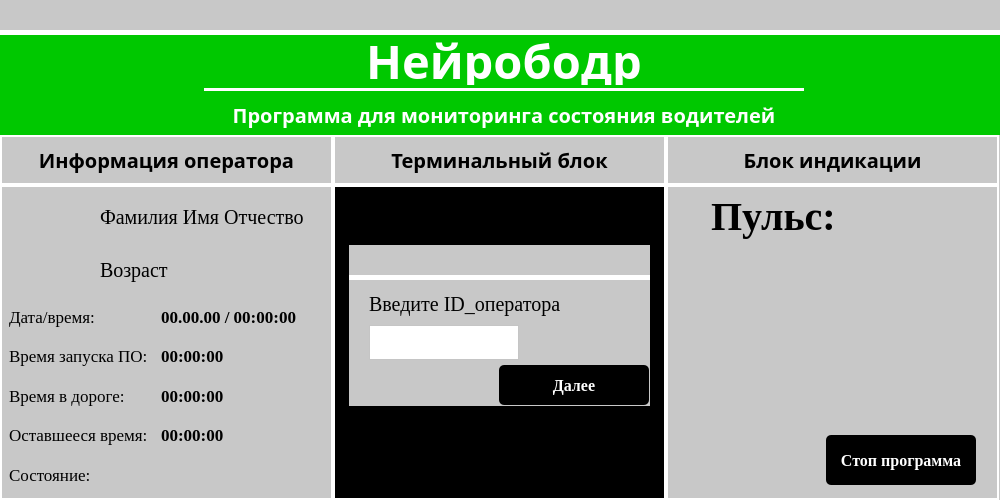
<?xml version="1.0" encoding="UTF-8"?>
<ui version="4.0">
 <class>MainWindow</class>
 <widget class="QMainWindow" name="MainWindow">
  <property name="geometry">
   <rect>
    <x>0</x>
    <y>0</y>
    <width>1000</width>
    <height>500</height>
   </rect>
  </property>
  <property name="windowTitle">
   <string>MainWindow</string>
  </property>
  <widget class="QWidget" name="centralwidget">
   <layout class="QVBoxLayout" name="verticalLayout">
    <property name="spacing">
     <number>0</number>
    </property>
    <property name="leftMargin">
     <number>0</number>
    </property>
    <property name="topMargin">
     <number>0</number>
    </property>
    <property name="rightMargin">
     <number>0</number>
    </property>
    <property name="bottomMargin">
     <number>0</number>
    </property>
    <item>
     <widget class="QWidget" name="widget" native="true">
      <property name="minimumSize">
       <size>
        <width>0</width>
        <height>35</height>
       </size>
      </property>
      <property name="maximumSize">
       <size>
        <width>16777215</width>
        <height>35</height>
       </size>
      </property>
      <property name="styleSheet">
       <string notr="true">* {background-color: rgb(200,200,200);} #widget { border-bottom: 5px solid white}</string>
      </property>
      <layout class="QGridLayout" name="gridLayout">
       <property name="leftMargin">
        <number>965</number>
       </property>
       <property name="topMargin">
        <number>0</number>
       </property>
       <property name="rightMargin">
        <number>0</number>
       </property>
       <property name="bottomMargin">
        <number>5</number>
       </property>
       <property name="spacing">
        <number>0</number>
       </property>
       <item row="0" column="0">
        <widget class="QLabel" name="close">
         <property name="minimumSize">
          <size>
           <width>30</width>
           <height>30</height>
          </size>
         </property>
         <property name="maximumSize">
          <size>
           <width>30</width>
           <height>30</height>
          </size>
         </property>
         <property name="text">
          <string/>
         </property>
         <property name="pixmap">
          <pixmap>../photos/nook.png</pixmap>
         </property>
         <property name="scaledContents">
          <bool>true</bool>
         </property>
        </widget>
       </item>
      </layout>
     </widget>
    </item>
    <item>
     <widget class="QWidget" name="widget_2" native="true">
      <property name="styleSheet">
       <string notr="true">background-color: rgb(200,200,200)</string>
      </property>
      <layout class="QVBoxLayout" name="verticalLayout_2">
       <property name="spacing">
        <number>0</number>
       </property>
       <property name="leftMargin">
        <number>0</number>
       </property>
       <property name="topMargin">
        <number>0</number>
       </property>
       <property name="rightMargin">
        <number>0</number>
       </property>
       <property name="bottomMargin">
        <number>0</number>
       </property>
       <item>
        <widget class="QWidget" name="widget_3" native="true">
         <property name="minimumSize">
          <size>
           <width>0</width>
           <height>100</height>
          </size>
         </property>
         <property name="maximumSize">
          <size>
           <width>16777215</width>
           <height>100</height>
          </size>
         </property>
         <property name="styleSheet">
          <string notr="true">background-color: rgb(0,200,0)</string>
         </property>
         <layout class="QGridLayout" name="gridLayout_12">
          <property name="topMargin">
           <number>0</number>
          </property>
          <property name="rightMargin">
           <number>0</number>
          </property>
          <property name="bottomMargin">
           <number>0</number>
          </property>
          <property name="spacing">
           <number>0</number>
          </property>
          <item row="0" column="0">
           <layout class="QGridLayout" name="gridLayout_6">
            <property name="horizontalSpacing">
             <number>0</number>
            </property>
            <property name="verticalSpacing">
             <number>3</number>
            </property>
            <item row="2" column="0">
             <widget class="QLabel" name="label_4">
              <property name="font">
               <font>
                <family>Jura</family>
                <pointsize>15</pointsize>
                <weight>75</weight>
                <bold>true</bold>
               </font>
              </property>
              <property name="styleSheet">
               <string notr="true">color: white</string>
              </property>
              <property name="text">
               <string>Программа для мониторинга состояния водителей</string>
              </property>
              <property name="scaledContents">
               <bool>false</bool>
              </property>
              <property name="alignment">
               <set>Qt::AlignCenter</set>
              </property>
              <property name="wordWrap">
               <bool>true</bool>
              </property>
             </widget>
            </item>
            <item row="1" column="0">
             <widget class="QWidget" name="widget_11" native="true">
              <property name="minimumSize">
               <size>
                <width>600</width>
                <height>3</height>
               </size>
              </property>
              <property name="maximumSize">
               <size>
                <width>600</width>
                <height>3</height>
               </size>
              </property>
              <property name="styleSheet">
               <string notr="true">background-color: white</string>
              </property>
             </widget>
            </item>
            <item row="0" column="0">
             <widget class="QLabel" name="label_5">
              <property name="minimumSize">
               <size>
                <width>0</width>
                <height>50</height>
               </size>
              </property>
              <property name="maximumSize">
               <size>
                <width>16777215</width>
                <height>50</height>
               </size>
              </property>
              <property name="font">
               <font>
                <family>Jura</family>
                <pointsize>35</pointsize>
                <weight>75</weight>
                <bold>true</bold>
               </font>
              </property>
              <property name="styleSheet">
               <string notr="true">color: white</string>
              </property>
              <property name="text">
               <string>Нейрободр</string>
              </property>
              <property name="scaledContents">
               <bool>false</bool>
              </property>
              <property name="alignment">
               <set>Qt::AlignCenter</set>
              </property>
              <property name="wordWrap">
               <bool>true</bool>
              </property>
             </widget>
            </item>
           </layout>
          </item>
         </layout>
        </widget>
       </item>
       <item>
        <widget class="QWidget" name="widget_4" native="true">
         <layout class="QGridLayout" name="gridLayout_2">
          <property name="leftMargin">
           <number>0</number>
          </property>
          <property name="topMargin">
           <number>0</number>
          </property>
          <property name="rightMargin">
           <number>0</number>
          </property>
          <property name="bottomMargin">
           <number>0</number>
          </property>
          <property name="spacing">
           <number>0</number>
          </property>
          <item row="0" column="1">
           <widget class="QWidget" name="widget_6" native="true">
            <property name="styleSheet">
             <string notr="true">#widget_6 {border: 2px solid white}</string>
            </property>
            <layout class="QGridLayout" name="gridLayout_4">
             <item row="0" column="0">
              <widget class="QLabel" name="label_2">
               <property name="font">
                <font>
                 <family>Jura</family>
                 <pointsize>15</pointsize>
                 <weight>75</weight>
                 <bold>true</bold>
                </font>
               </property>
               <property name="text">
                <string>Терминальный блок</string>
               </property>
               <property name="scaledContents">
                <bool>false</bool>
               </property>
               <property name="alignment">
                <set>Qt::AlignCenter</set>
               </property>
               <property name="wordWrap">
                <bool>true</bool>
               </property>
              </widget>
             </item>
            </layout>
           </widget>
          </item>
          <item row="1" column="1">
           <widget class="QWidget" name="widget_9" native="true">
            <property name="maximumSize">
             <size>
              <width>333</width>
              <height>16777215</height>
             </size>
            </property>
            <property name="styleSheet">
             <string notr="true">#widget_9 {border: 2px solid white} *{background-color: rgb(0,0,0)}</string>
            </property>
            <widget class="QWidget" name="widget_12" native="true">
             <property name="geometry">
              <rect>
               <x>16</x>
               <y>60</y>
               <width>301</width>
               <height>161</height>
              </rect>
             </property>
             <property name="styleSheet">
              <string notr="true">background-color: rgb(200,200,200)</string>
             </property>
             <widget class="QPushButton" name="pushButton_3">
              <property name="geometry">
               <rect>
                <x>150</x>
                <y>120</y>
                <width>150</width>
                <height>40</height>
               </rect>
              </property>
              <property name="minimumSize">
               <size>
                <width>150</width>
                <height>40</height>
               </size>
              </property>
              <property name="maximumSize">
               <size>
                <width>150</width>
                <height>40</height>
               </size>
              </property>
              <property name="font">
               <font>
                <family>Tinos</family>
                <pointsize>12</pointsize>
                <weight>75</weight>
                <bold>true</bold>
               </font>
              </property>
              <property name="styleSheet">
               <string notr="true">background-color: black; color: white; border-radius: 5px</string>
              </property>
              <property name="text">
               <string>Далее</string>
              </property>
             </widget>
             <widget class="QLabel" name="label_7">
              <property name="geometry">
               <rect>
                <x>20</x>
                <y>44</y>
                <width>251</width>
                <height>31</height>
               </rect>
              </property>
              <property name="maximumSize">
               <size>
                <width>600</width>
                <height>16777215</height>
               </size>
              </property>
              <property name="font">
               <font>
                <family>Tinos</family>
                <pointsize>15</pointsize>
                <weight>50</weight>
                <bold>false</bold>
               </font>
              </property>
              <property name="text">
               <string>Введите ID_оператора</string>
              </property>
              <property name="scaledContents">
               <bool>false</bool>
              </property>
              <property name="wordWrap">
               <bool>true</bool>
              </property>
             </widget>
             <widget class="QTextEdit" name="textEdit">
              <property name="geometry">
               <rect>
                <x>20</x>
                <y>80</y>
                <width>150</width>
                <height>35</height>
               </rect>
              </property>
              <property name="minimumSize">
               <size>
                <width>150</width>
                <height>35</height>
               </size>
              </property>
              <property name="maximumSize">
               <size>
                <width>150</width>
                <height>35</height>
               </size>
              </property>
              <property name="styleSheet">
               <string notr="true">background-color: white; color: black</string>
              </property>
              <property name="verticalScrollBarPolicy">
               <enum>Qt::ScrollBarAlwaysOff</enum>
              </property>
             </widget>
             <widget class="QWidget" name="widget_14" native="true">
              <property name="geometry">
               <rect>
                <x>0</x>
                <y>0</y>
                <width>301</width>
                <height>35</height>
               </rect>
              </property>
              <property name="minimumSize">
               <size>
                <width>0</width>
                <height>35</height>
               </size>
              </property>
              <property name="maximumSize">
               <size>
                <width>16777215</width>
                <height>35</height>
               </size>
              </property>
              <property name="styleSheet">
               <string notr="true">* {background-color: rgb(200,200,200);} #widget_14 { border-bottom: 5px solid white}</string>
              </property>
              <layout class="QGridLayout" name="gridLayout_8">
               <property name="leftMargin">
                <number>270</number>
               </property>
               <property name="topMargin">
                <number>0</number>
               </property>
               <property name="rightMargin">
                <number>0</number>
               </property>
               <property name="bottomMargin">
                <number>5</number>
               </property>
               <property name="spacing">
                <number>0</number>
               </property>
               <item row="0" column="0">
                <widget class="QLabel" name="close_3">
                 <property name="minimumSize">
                  <size>
                   <width>30</width>
                   <height>30</height>
                  </size>
                 </property>
                 <property name="maximumSize">
                  <size>
                   <width>30</width>
                   <height>30</height>
                  </size>
                 </property>
                 <property name="text">
                  <string/>
                 </property>
                 <property name="pixmap">
                  <pixmap>../photos/nook.png</pixmap>
                 </property>
                 <property name="scaledContents">
                  <bool>true</bool>
                 </property>
                </widget>
               </item>
              </layout>
             </widget>
            </widget>
           </widget>
          </item>
          <item row="0" column="2">
           <widget class="QWidget" name="widget_7" native="true">
            <property name="styleSheet">
             <string notr="true">#widget_7 {border: 2px solid white}</string>
            </property>
            <layout class="QGridLayout" name="gridLayout_5">
             <item row="0" column="0">
              <widget class="QLabel" name="label_3">
               <property name="font">
                <font>
                 <family>Jura</family>
                 <pointsize>15</pointsize>
                 <weight>75</weight>
                 <bold>true</bold>
                </font>
               </property>
               <property name="text">
                <string>Блок индикации</string>
               </property>
               <property name="scaledContents">
                <bool>false</bool>
               </property>
               <property name="alignment">
                <set>Qt::AlignCenter</set>
               </property>
               <property name="wordWrap">
                <bool>true</bool>
               </property>
              </widget>
             </item>
            </layout>
           </widget>
          </item>
          <item row="1" column="0">
           <widget class="QWidget" name="widget_8" native="true">
            <property name="maximumSize">
             <size>
              <width>333</width>
              <height>16777215</height>
             </size>
            </property>
            <property name="styleSheet">
             <string notr="true">#widget_8 {border: 2px solid white}</string>
            </property>
            <layout class="QGridLayout" name="gridLayout_9">
             <item row="0" column="0">
              <layout class="QGridLayout" name="gridLayout_7">
               <item row="2" column="2" colspan="3">
                <widget class="QLabel" name="label_18">
                 <property name="font">
                  <font>
                   <family>Tinos</family>
                   <pointsize>13</pointsize>
                   <weight>75</weight>
                   <bold>true</bold>
                  </font>
                 </property>
                 <property name="text">
                  <string>00.00.00 / 00:00:00</string>
                 </property>
                 <property name="scaledContents">
                  <bool>false</bool>
                 </property>
                 <property name="alignment">
                  <set>Qt::AlignLeading|Qt::AlignLeft|Qt::AlignVCenter</set>
                 </property>
                 <property name="wordWrap">
                  <bool>true</bool>
                 </property>
                </widget>
               </item>
               <item row="4" column="0" colspan="2">
                <widget class="QLabel" name="label_16">
                 <property name="font">
                  <font>
                   <family>Tinos</family>
                   <pointsize>13</pointsize>
                   <weight>50</weight>
                   <bold>false</bold>
                  </font>
                 </property>
                 <property name="text">
                  <string>Время в дороге:</string>
                 </property>
                 <property name="scaledContents">
                  <bool>false</bool>
                 </property>
                 <property name="alignment">
                  <set>Qt::AlignLeading|Qt::AlignLeft|Qt::AlignVCenter</set>
                 </property>
                 <property name="wordWrap">
                  <bool>true</bool>
                 </property>
                </widget>
               </item>
               <item row="2" column="0" colspan="2">
                <widget class="QLabel" name="label_14">
                 <property name="font">
                  <font>
                   <family>Tinos</family>
                   <pointsize>13</pointsize>
                   <weight>50</weight>
                   <bold>false</bold>
                  </font>
                 </property>
                 <property name="text">
                  <string>Дата/время:</string>
                 </property>
                 <property name="scaledContents">
                  <bool>false</bool>
                 </property>
                 <property name="alignment">
                  <set>Qt::AlignLeading|Qt::AlignLeft|Qt::AlignVCenter</set>
                 </property>
                 <property name="wordWrap">
                  <bool>true</bool>
                 </property>
                </widget>
               </item>
               <item row="0" column="1" colspan="4">
                <widget class="QLabel" name="label_6">
                 <property name="font">
                  <font>
                   <family>Tinos</family>
                   <pointsize>15</pointsize>
                   <weight>50</weight>
                   <bold>false</bold>
                  </font>
                 </property>
                 <property name="text">
                  <string>Фамилия Имя Отчество</string>
                 </property>
                 <property name="scaledContents">
                  <bool>false</bool>
                 </property>
                 <property name="alignment">
                  <set>Qt::AlignLeading|Qt::AlignLeft|Qt::AlignVCenter</set>
                 </property>
                 <property name="wordWrap">
                  <bool>true</bool>
                 </property>
                </widget>
               </item>
               <item row="0" column="0" rowspan="2">
                <widget class="QLabel" name="close_4">
                 <property name="minimumSize">
                  <size>
                   <width>85</width>
                   <height>100</height>
                  </size>
                 </property>
                 <property name="maximumSize">
                  <size>
                   <width>85</width>
                   <height>100</height>
                  </size>
                 </property>
                 <property name="text">
                  <string/>
                 </property>
                 <property name="pixmap">
                  <pixmap>../photos/2.png</pixmap>
                 </property>
                 <property name="scaledContents">
                  <bool>true</bool>
                 </property>
                </widget>
               </item>
               <item row="3" column="0" colspan="2">
                <widget class="QLabel" name="label_15">
                 <property name="font">
                  <font>
                   <family>Tinos</family>
                   <pointsize>13</pointsize>
                   <weight>50</weight>
                   <bold>false</bold>
                  </font>
                 </property>
                 <property name="text">
                  <string>Время запуска ПО:</string>
                 </property>
                 <property name="scaledContents">
                  <bool>false</bool>
                 </property>
                 <property name="alignment">
                  <set>Qt::AlignLeading|Qt::AlignLeft|Qt::AlignVCenter</set>
                 </property>
                 <property name="wordWrap">
                  <bool>true</bool>
                 </property>
                </widget>
               </item>
               <item row="5" column="0" colspan="2">
                <widget class="QLabel" name="label_17">
                 <property name="font">
                  <font>
                   <family>Tinos</family>
                   <pointsize>13</pointsize>
                   <weight>50</weight>
                   <bold>false</bold>
                  </font>
                 </property>
                 <property name="text">
                  <string>Оставшееся время:</string>
                 </property>
                 <property name="scaledContents">
                  <bool>false</bool>
                 </property>
                 <property name="alignment">
                  <set>Qt::AlignLeading|Qt::AlignLeft|Qt::AlignVCenter</set>
                 </property>
                 <property name="wordWrap">
                  <bool>true</bool>
                 </property>
                </widget>
               </item>
               <item row="1" column="1" colspan="4">
                <widget class="QLabel" name="label_9">
                 <property name="font">
                  <font>
                   <family>Tinos</family>
                   <pointsize>15</pointsize>
                   <weight>50</weight>
                   <bold>false</bold>
                  </font>
                 </property>
                 <property name="text">
                  <string>Возраст</string>
                 </property>
                 <property name="scaledContents">
                  <bool>false</bool>
                 </property>
                 <property name="alignment">
                  <set>Qt::AlignLeading|Qt::AlignLeft|Qt::AlignVCenter</set>
                 </property>
                 <property name="wordWrap">
                  <bool>true</bool>
                 </property>
                </widget>
               </item>
               <item row="5" column="2" colspan="3">
                <widget class="QLabel" name="label_21">
                 <property name="font">
                  <font>
                   <family>Tinos</family>
                   <pointsize>13</pointsize>
                   <weight>75</weight>
                   <bold>true</bold>
                  </font>
                 </property>
                 <property name="text">
                  <string>00:00:00</string>
                 </property>
                 <property name="scaledContents">
                  <bool>false</bool>
                 </property>
                 <property name="alignment">
                  <set>Qt::AlignLeading|Qt::AlignLeft|Qt::AlignVCenter</set>
                 </property>
                 <property name="wordWrap">
                  <bool>true</bool>
                 </property>
                </widget>
               </item>
               <item row="3" column="2" colspan="3">
                <widget class="QLabel" name="label_19">
                 <property name="font">
                  <font>
                   <family>Tinos</family>
                   <pointsize>13</pointsize>
                   <weight>75</weight>
                   <bold>true</bold>
                  </font>
                 </property>
                 <property name="text">
                  <string>00:00:00</string>
                 </property>
                 <property name="scaledContents">
                  <bool>false</bool>
                 </property>
                 <property name="alignment">
                  <set>Qt::AlignLeading|Qt::AlignLeft|Qt::AlignVCenter</set>
                 </property>
                 <property name="wordWrap">
                  <bool>true</bool>
                 </property>
                </widget>
               </item>
               <item row="4" column="2" colspan="3">
                <widget class="QLabel" name="label_20">
                 <property name="font">
                  <font>
                   <family>Tinos</family>
                   <pointsize>13</pointsize>
                   <weight>75</weight>
                   <bold>true</bold>
                  </font>
                 </property>
                 <property name="text">
                  <string>00:00:00</string>
                 </property>
                 <property name="scaledContents">
                  <bool>false</bool>
                 </property>
                 <property name="alignment">
                  <set>Qt::AlignLeading|Qt::AlignLeft|Qt::AlignVCenter</set>
                 </property>
                 <property name="wordWrap">
                  <bool>true</bool>
                 </property>
                </widget>
               </item>
               <item row="6" column="0" colspan="2">
                <widget class="QLabel" name="label_22">
                 <property name="font">
                  <font>
                   <family>Tinos</family>
                   <pointsize>13</pointsize>
                   <weight>50</weight>
                   <bold>false</bold>
                  </font>
                 </property>
                 <property name="text">
                  <string>Состояние:</string>
                 </property>
                 <property name="scaledContents">
                  <bool>false</bool>
                 </property>
                 <property name="alignment">
                  <set>Qt::AlignLeading|Qt::AlignLeft|Qt::AlignVCenter</set>
                 </property>
                 <property name="wordWrap">
                  <bool>true</bool>
                 </property>
                </widget>
               </item>
               <item row="6" column="2" colspan="3">
                <widget class="QLabel" name="label_23">
                 <property name="font">
                  <font>
                   <family>Tinos</family>
                   <pointsize>13</pointsize>
                   <weight>75</weight>
                   <bold>true</bold>
                  </font>
                 </property>
                 <property name="text">
                  <string/>
                 </property>
                 <property name="scaledContents">
                  <bool>false</bool>
                 </property>
                 <property name="alignment">
                  <set>Qt::AlignLeading|Qt::AlignLeft|Qt::AlignVCenter</set>
                 </property>
                 <property name="wordWrap">
                  <bool>true</bool>
                 </property>
                </widget>
               </item>
              </layout>
             </item>
            </layout>
           </widget>
          </item>
          <item row="0" column="0">
           <widget class="QWidget" name="widget_5" native="true">
            <property name="maximumSize">
             <size>
              <width>16777215</width>
              <height>50</height>
             </size>
            </property>
            <property name="styleSheet">
             <string notr="true">#widget_5 {border: 2px solid white}</string>
            </property>
            <layout class="QGridLayout" name="gridLayout_3">
             <item row="0" column="0">
              <widget class="QLabel" name="label">
               <property name="font">
                <font>
                 <family>Jura</family>
                 <pointsize>15</pointsize>
                 <weight>75</weight>
                 <bold>true</bold>
                </font>
               </property>
               <property name="text">
                <string>Информация оператора</string>
               </property>
               <property name="scaledContents">
                <bool>false</bool>
               </property>
               <property name="alignment">
                <set>Qt::AlignCenter</set>
               </property>
               <property name="wordWrap">
                <bool>true</bool>
               </property>
              </widget>
             </item>
            </layout>
           </widget>
          </item>
          <item row="1" column="2">
           <widget class="QWidget" name="widget_10" native="true">
            <property name="maximumSize">
             <size>
              <width>333</width>
              <height>16777215</height>
             </size>
            </property>
            <property name="styleSheet">
             <string notr="true">#widget_10 {border: 2px solid white}</string>
            </property>
            <widget class="QLabel" name="label_24">
             <property name="geometry">
              <rect>
               <x>45</x>
               <y>9</y>
               <width>123</width>
               <height>45</height>
              </rect>
             </property>
             <property name="minimumSize">
              <size>
               <width>0</width>
               <height>45</height>
              </size>
             </property>
             <property name="maximumSize">
              <size>
               <width>125</width>
               <height>45</height>
              </size>
             </property>
             <property name="font">
              <font>
               <family>Tinos</family>
               <pointsize>30</pointsize>
               <weight>75</weight>
               <bold>true</bold>
              </font>
             </property>
             <property name="styleSheet">
              <string notr="true">background-color: rgba(200,200,200,0)</string>
             </property>
             <property name="text">
              <string>Пульс:</string>
             </property>
             <property name="scaledContents">
              <bool>false</bool>
             </property>
             <property name="alignment">
              <set>Qt::AlignLeading|Qt::AlignLeft|Qt::AlignVCenter</set>
             </property>
             <property name="wordWrap">
              <bool>true</bool>
             </property>
            </widget>
            <widget class="QWidget" name="widget_13" native="true">
             <property name="geometry">
              <rect>
               <x>20</x>
               <y>60</y>
               <width>301</width>
               <height>118</height>
              </rect>
             </property>
             <property name="minimumSize">
              <size>
               <width>190</width>
               <height>0</height>
              </size>
             </property>
             <property name="maximumSize">
              <size>
               <width>123123</width>
               <height>16777215</height>
              </size>
             </property>
             <property name="styleSheet">
              <string notr="true"/>
             </property>
             <widget class="QLabel" name="close_5">
              <property name="geometry">
               <rect>
                <x>100</x>
                <y>26</y>
                <width>100</width>
                <height>100</height>
               </rect>
              </property>
              <property name="minimumSize">
               <size>
                <width>100</width>
                <height>100</height>
               </size>
              </property>
              <property name="maximumSize">
               <size>
                <width>65</width>
                <height>65</height>
               </size>
              </property>
              <property name="styleSheet">
               <string notr="true">background-color: rgba(255,255,255,0)</string>
              </property>
              <property name="text">
               <string/>
              </property>
              <property name="pixmap">
               <pixmap>../photos/yellowGray.png</pixmap>
              </property>
              <property name="scaledContents">
               <bool>true</bool>
              </property>
             </widget>
             <widget class="QLabel" name="close_6">
              <property name="geometry">
               <rect>
                <x>200</x>
                <y>30</y>
                <width>100</width>
                <height>100</height>
               </rect>
              </property>
              <property name="minimumSize">
               <size>
                <width>100</width>
                <height>100</height>
               </size>
              </property>
              <property name="maximumSize">
               <size>
                <width>65</width>
                <height>65</height>
               </size>
              </property>
              <property name="styleSheet">
               <string notr="true">background-color: rgba(255,255,255,0);</string>
              </property>
              <property name="text">
               <string/>
              </property>
              <property name="pixmap">
               <pixmap>../photos/redGray.png</pixmap>
              </property>
              <property name="scaledContents">
               <bool>true</bool>
              </property>
             </widget>
             <widget class="QLabel" name="close_2">
              <property name="geometry">
               <rect>
                <x>10</x>
                <y>30</y>
                <width>85</width>
                <height>85</height>
               </rect>
              </property>
              <property name="minimumSize">
               <size>
                <width>85</width>
                <height>85</height>
               </size>
              </property>
              <property name="maximumSize">
               <size>
                <width>85</width>
                <height>85</height>
               </size>
              </property>
              <property name="styleSheet">
               <string notr="true">background-color: rgba(255,255,255,0)</string>
              </property>
              <property name="text">
               <string/>
              </property>
              <property name="pixmap">
               <pixmap>../photos/greenGray.png</pixmap>
              </property>
              <property name="scaledContents">
               <bool>true</bool>
              </property>
             </widget>
            </widget>
            <widget class="QLabel" name="label_25">
             <property name="geometry">
              <rect>
               <x>212</x>
               <y>9</y>
               <width>75</width>
               <height>45</height>
              </rect>
             </property>
             <property name="minimumSize">
              <size>
               <width>0</width>
               <height>45</height>
              </size>
             </property>
             <property name="maximumSize">
              <size>
               <width>75</width>
               <height>45</height>
              </size>
             </property>
             <property name="font">
              <font>
               <family>Tinos</family>
               <pointsize>35</pointsize>
               <weight>75</weight>
               <bold>true</bold>
              </font>
             </property>
             <property name="styleSheet">
              <string notr="true">background-color: rgba(200,200,200,0); color: rgb(0,150,0)</string>
             </property>
             <property name="text">
              <string/>
             </property>
             <property name="scaledContents">
              <bool>false</bool>
             </property>
             <property name="alignment">
              <set>Qt::AlignLeading|Qt::AlignLeft|Qt::AlignVCenter</set>
             </property>
             <property name="wordWrap">
              <bool>true</bool>
             </property>
            </widget>
            <widget class="QPushButton" name="pushButton_2">
             <property name="geometry">
              <rect>
               <x>160</x>
               <y>250</y>
               <width>150</width>
               <height>50</height>
              </rect>
             </property>
             <property name="minimumSize">
              <size>
               <width>150</width>
               <height>50</height>
              </size>
             </property>
             <property name="maximumSize">
              <size>
               <width>150</width>
               <height>50</height>
              </size>
             </property>
             <property name="font">
              <font>
               <family>Tinos</family>
               <pointsize>12</pointsize>
               <weight>75</weight>
               <bold>true</bold>
              </font>
             </property>
             <property name="styleSheet">
              <string notr="true">background-color: black; color: white; border-radius: 5px</string>
             </property>
             <property name="text">
              <string>Стоп программа</string>
             </property>
            </widget>
           </widget>
          </item>
         </layout>
        </widget>
       </item>
      </layout>
     </widget>
    </item>
   </layout>
  </widget>
 </widget>
 <resources/>
 <connections/>
</ui>
